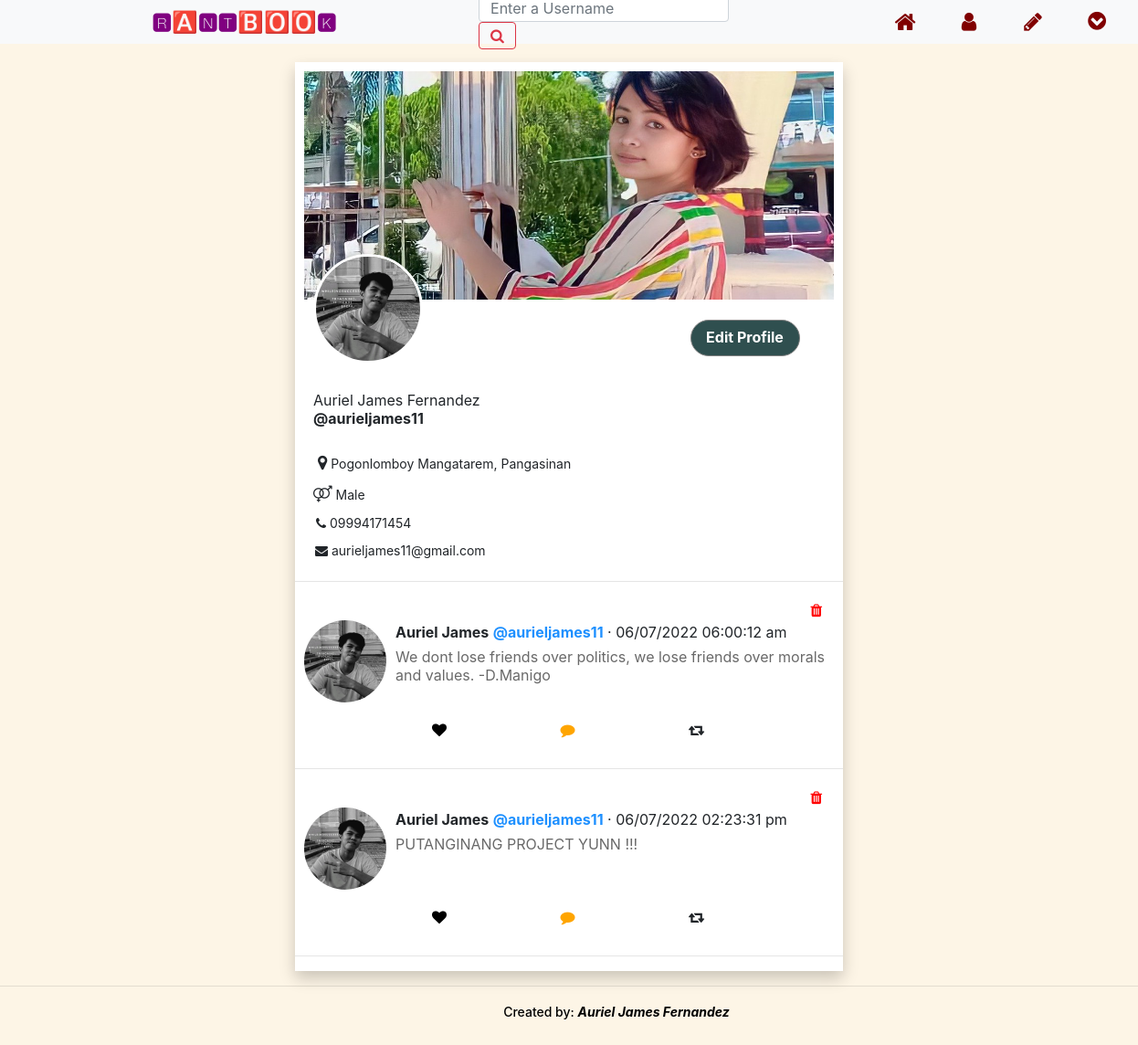
The app's page /profile.php (signed in) with its own data.
### tables this page shows
CREATE TABLE `users` (
  `did` int(11) NOT NULL,
  `dfirstname` varchar(50) NOT NULL,
  `dlastname` varchar(50) NOT NULL,
  `dusername` varchar(30) NOT NULL,
  `dpassword` varchar(110) NOT NULL,
  `daddress` varchar(50) NOT NULL,
  `dgender` varchar(20) NOT NULL,
  `dnumber` varchar(20) NOT NULL,
  `demail` varchar(30) NOT NULL,
  `profilep` varchar(50) NOT NULL,
  `coverp` varchar(50) NOT NULL
);

CREATE TABLE `ranttable` (
  `rantid` int(254) NOT NULL,
  `rant` text NOT NULL,
  `rdate` varchar(30) NOT NULL
);

### profile.php (the view, shortened to what this page needs)
<?php
include "header.php";
$currentuserprofilepic = $_SESSION['currentuserpp'];
$currentusercoverpic = $_SESSION['currentusercp'];
$currentid = $_SESSION['currentid'];
$sqlprof = "SELECT * FROM users WHERE did = '$currentid'";
$resultprof = mysqli_query($conn, $sqlprof) or die("query unsucessfull");
if(mysqli_num_rows($resultprof)>0){
    while($rowprof = mysqli_fetch_assoc($resultprof)){
?>
<head>
</head>
<div class="main" style="position:relative;box-shadow: 0px 8px 16px 0px rgba(0,0,0,0.2);">
<img class="cover" src="<?php echo $currentusercoverpic?>" style="position: relative;margin-top:10px;width:580px;height:250px;">
<img class="profile" src="<?php echo $currentuserprofilepic;?>" style="border: 3px solid white;top:210px;left:20px; border-radius:50%;position:absolute;width:120px; height:120px;">
<a href="editprofile.php"type="button" class="editprofile"style="margin-top:22px;margin-left:385px;color: #fff; background-color:darkslategray;"><p style="margin-top:6px;"><b>Edit Profile</b></p></a><br><br><br>
<p style="float:left;margin-left:20px;line-height:0.01cm"><br><?php echo $rowprof['dfirstname'];?> <?php echo $rowprof['dlastname'];?></p>
<p style="float:left;margin-left:20px; line-height:0.2cm;"><b><?php echo $rowprof['dusername'];?></b></p>
<p style="float:left;line-height:.01cm;font-size:14px;margin-left:25px;margin-top:20px;"><i class="fa fa-map-marker" aria-hidden="true"style="font-size:18px"></i> <?php echo $rowprof['daddress'];?></p>
<p style="float:left;margin-left:20px;line-height:0.01cm;font-size:14px;"><i class="fa fa-venus-mars" style="font-size:18px;"></i> <?php echo $rowprof['dgender'];?></p>
<p style="float:left;margin-left:23px;line-height:0.01cm;font-size:14px;"><i class="fa fa-phone" aria-hidden="true" style="font-size=18px;"></i> <?php echo $rowprof['dnumber'];?></p>
<p style="float:left;margin-left:22px;line-height:0.01cm;font-size:14px;"><i class="fa fa-envelope" aria-hidden="true" style="font-size=18px;"></i> <?php echo $rowprof['demail'];?></p>
<br>
<hr>
<?php
    $firstname="";
    $username="";
    $picsource="";
    $sqlinfo = "SELECT * FROM users WHERE did= $currentid";
    $resultinfo = mysqli_query($conn, $sqlinfo) or die("query unsucessfull");
    if(mysqli_num_rows($resultinfo)>0){
        while($rowinfo = mysqli_fetch_assoc($resultinfo)){
            $firstname = $rowinfo['dfirstname'];
            $username = $rowinfo['dusername'];
            $picsource = $rowinfo['profilep'];
        }
    }
    $sqlrant = "SELECT * FROM ranttable WHERE rantid=$currentid ";
    $resultrant = mysqli_query($conn, $sqlrant) or die("query unsucessfull");
    if(mysqli_num_rows($resultrant)>0){
        while($rowrant = mysqli_fetch_assoc($resultrant)){
?>
<div class="fortable" styles="position:fixed;">
<table style="width:600px;height:200px;background:#fff;">
        <tbody>
            <td>
<link rel="stylesheet" href="https://cdnjs.cloudflare.com/ajax/libs/font-awesome/4.7.0/css/font-awesome.min.css">
<div class="dropdown"style="float:right;margin-right:10px;">
<form method="post" action="delete.php">
<button class="btn" style="">
    <i class="fa fa-trash"style="color:red;"></i>
  </button>
        </form>
  </div>
</div>
  </div>
              <div>
                  <div style="float:left;"><img src="<?php echo $picsource;?>" style="margin-left:10px;height:90px; width:90px; border-radius:50%;margin-top:10px;"></div>
                     <div style="float:left;"style="line-height:0.1cm;"><p style="line-height:0.1cm;margin-left:10px;"><br><br><b><?php echo $firstname;?></b> <b style="color: dodgerblue;"><?php echo $username?></b> · <?php echo $rowrant['rdate'];?> <br>
                    </div>
                    <p style="position:absolute;margin-left: 110px; color:	dimgray"><br><br><?php echo $rowrant['rant'];?></p>
                    </div><br>
                    <ul class="buttonsss">
                   <li> <i class="fa fa-heart"style="color:black;"></i></li>
                   <li> <i class="fa fa-comment"style="color:orange;"></i></li>
                   <li> <i class="fa fa-retweet"style="color:navyblue;"></i></li>
                </ul>
              <hr>
<?php }} ?>
 <?php }  }
 include "footer.php";
?>

### header.php (style rules this page uses)
form { margin-left:140px; }
.form-control, button { height: 30px; }
ul { margin-left:150px; }

### profile.php (style rules this page uses)
.main { background: #fff; height: 548px; margin: auto auto; margin-top:20px; width:600px; display: table; }
.editprofile { height:40px; width: 120px; color: purple; border-radius:20px; border: 1px solid grey; }
.buttonsss li { display:inline-block; margin-right: 120px; }

### records on screen
users: dfirstname "Auriel James", dlastname "Fernandez", dusername "@aurieljames11", daddress "Pogonlomboy Mangatarem, Pangasinan", dgender "Male", dnumber "09994171454", demail "aurieljames11@gmail.com"
ranttable: users.profilep (picture), rdate "06/07/2022 06:00:12 am", rant "We dont lose friends over politics, we lose friends over morals and values. -D.Manigo"
ranttable: users.profilep (picture), rdate "06/07/2022 02:23:31 pm", rant "PUTANGINANG PROJECT YUNN !!!"
